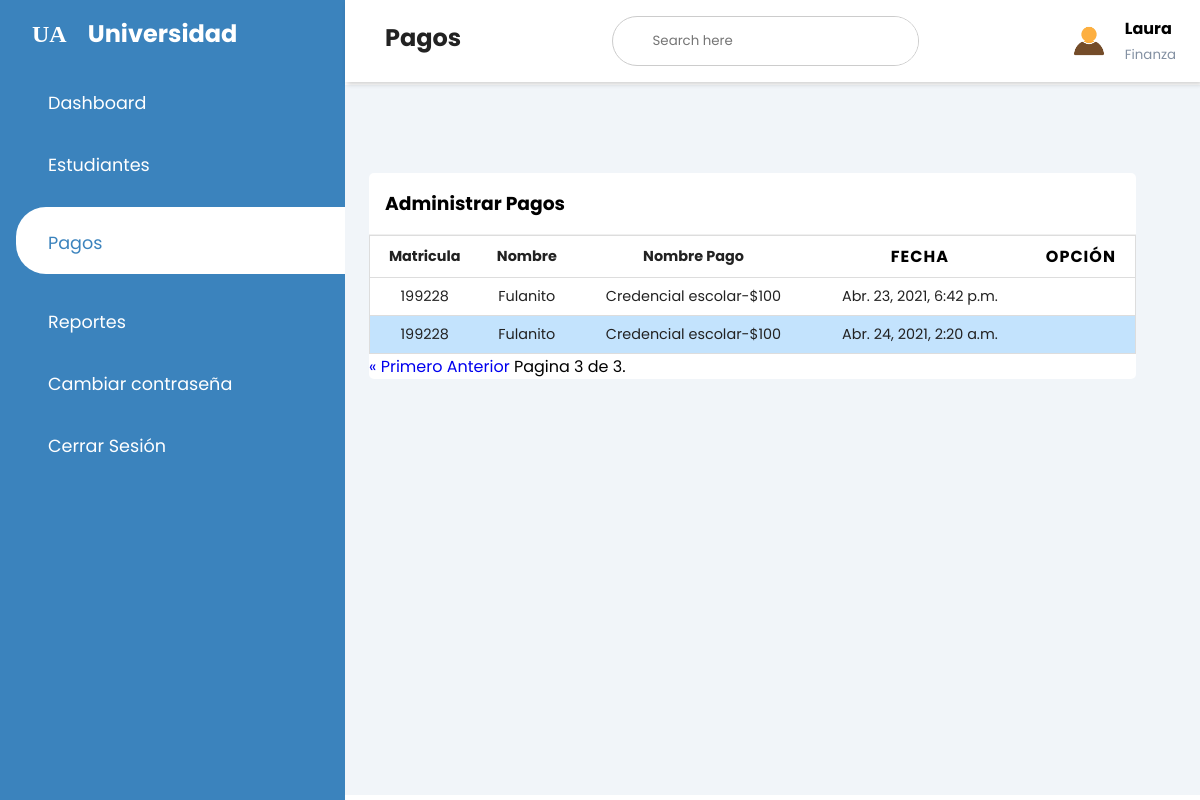
/finance/payments/?page=3 (signed in), run on an earlier commit of the app's database.
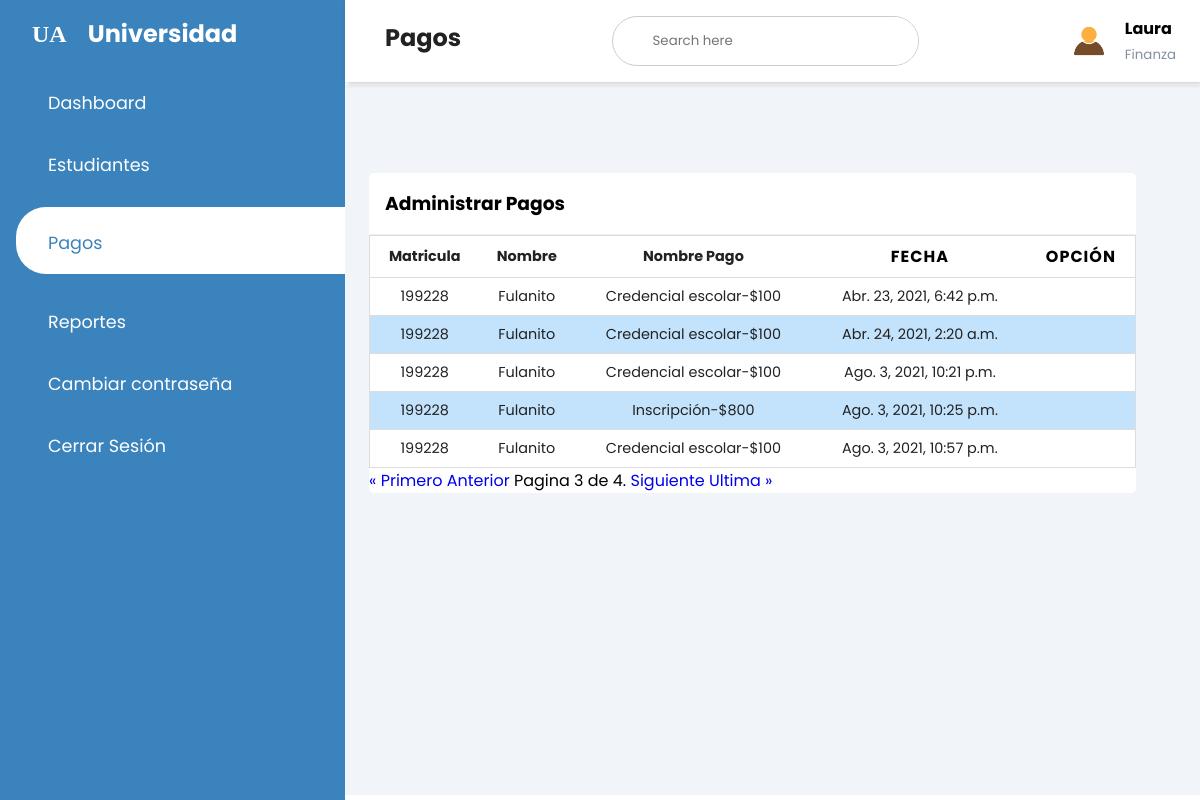
And on a later commit of the database.
### pagos/models.py (models this page shows, shortened)
class Finanza(models.Model):
    ESTATUS = (
			('Activo', 'Activo'),
			('Inactivo', 'Inactivo'),
			)
    user = models.OneToOneField(User, null=True, blank=True, on_delete=models.CASCADE)
    nombre = models.CharField(max_length=100)
    apellido_paterno = models.CharField(max_length=100)
    apellido_materno = models.CharField(max_length=100)
    clave_plantel = models.ForeignKey(Plantel, null=True, blank=True, on_delete=models.CASCADE)
    estatus = models.CharField(max_length=100, choices=ESTATUS)

class Tramite(models.Model):
    ESTADO = (
			('Completado', 'Completado'),
			('En Progreso', 'En Progreso'),
            ('Deuda', 'Deuda'),
			)
    clave_alumno = models.ForeignKey(Alumno, null=True, blank=True, on_delete=models.CASCADE)
    clave_pago = models.ForeignKey(Pago, null=True, blank=True, on_delete=models.CASCADE)
    fecha_tramitado = models.DateTimeField(auto_now_add=True, null=True)
    encargado_tramite = models.ForeignKey(Finanza, null=True, blank=True, on_delete=models.CASCADE)
    pago_parcial = models.CharField(max_length=100)
    proximo_pago = models.DateField(auto_now_add=False, null=True, blank=True)
    monto_adeudo = models.IntegerField(null=True, blank=True)
    estado = models.CharField(max_length=100, choices=ESTADO)

class Alumno(models.Model):
    ESTATUS = (
			('Activo', 'Activo'),
			('Baja', 'Baja'),
            ('Graduado', 'Graduado'),
			)
    matricula = models.CharField(max_length=100, primary_key=True)
    user = models.OneToOneField(User, null=True, blank=True, on_delete=models.CASCADE)
    email = models.CharField(max_length=100,null=True, blank=True)
    nombre = models.CharField(max_length=100,null=True, blank=True)
    apellido = models.CharField(max_length=150, null=True, blank=True)
    direccion = models.CharField(max_length=100, null=True, blank=True)
    telefono = models.CharField(max_length=12, null=True, blank=True)
    clave_carrera = models.ForeignKey(Carrera, null=True, blank=True, on_delete=models.CASCADE)
    clave_plantel = models.ForeignKey(Plantel, null=True, blank=True, on_delete=models.CASCADE)
    estatus = models.CharField(max_length=100, choices=ESTATUS, default=ESTATUS[0][0])
    def __str__(self):
        return '{}'.format(self.matricula)

class Pago(models.Model):
    tipo_pago = models.CharField(max_length=200)
    monto = models.IntegerField(null=True)
    def __str__(self):
        return self.tipo_pago+'-$'+str(self.monto)

### core/decorators.py (the view)
		def wrapper_func(request, *args, **kwargs):
			group = None
			if request.user.groups.exists():
				group = request.user.groups.all()[0].name
			if group in allowed_roles:
				return view_func(request, *args, **kwargs)
			else:
				return HttpResponse('No estás autorizado a ver esta página')

### finance/views.py (called while the page is built)
@login_required(login_url='login')
@allowed_users(allowed_roles=['finanza'])
def pagos(request):
    busqueda = request.GET.get('buscar')
    perfil = request.user.finanza
    pago = Tramite.objects.all()
    if busqueda:
        pago = Tramite.objects.filter(clave_alumno=busqueda)
    paginator = Paginator(pago, 5)
    page_number = request.GET.get('page')
    page_obj = paginator.get_page(page_number)
    return render(request,'finance/pagos.html',{'perfil':perfil, 'page_obj': page_obj})

### finance/templates/finance/pagos.html (shortened to what this page needs)
{% extends 'core/base_finance.html' %}
{% load static %}
{% block titleheader %}Pagos{% endblock %}
{% block content %}
<div class="recent-grid">
	<div class="projects">
		<div class="card">
			<div class="card-header">
				<h3>Administrar Pagos</h3>
			</div>
			<div class="card-body">
				<div class="table-responsive">
					{% if page_obj %}
					<table width="100%">
						<thead>
							<tr>
								<td>Matricula</td>
								<td>Nombre</td>
								<td>Nombre Pago</td>
								<th>Fecha</th>
								<th>Opción</th>
							</tr>
						</thead>
						<tbody>
							{% for pagos in page_obj %}
							<tr>
								<td data-label="Matricula " >{{pagos.clave_alumno}}</td>
								<td data-label="Alumno " >{{pagos.clave_alumno.nombre}}</td>
								<td data-label="Nombre Pago " >{{pagos.clave_pago}}</td>
								<td data-label="Fecha pago " >{{pagos.fecha_tramitado}}</td>
								<td data-label="Registrar pago">
								</td>
							</tr>
							{% endfor %}
						</tbody>
					</table>
					{% else %}
						<h1>No Hay Registros De Alumnos</h1>
					{% endif %}
					<div class="pagination">
						<span class="step-links">
							{% if page_obj.has_previous %}
								<a class="paginador" href="?page=1">&laquo; Primero</a>
								<a class="paginador" href="?page={{ page_obj.previous_page_number }}">Anterior</a>
							{% endif %}
							<span class="current">
								Pagina {{ page_obj.number }} de {{ page_obj.paginator.num_pages }}.
							</span>
							{% if page_obj.has_next %}
								<a class="paginador" href="?page={{ page_obj.next_page_number }}">Siguiente</a>
								<a class="paginador" href="?page={{ page_obj.paginator.num_pages }}">Ultima &raquo;</a>
							{% endif %}
						</span>
					</div>
				</div>
			</div>
		</div>
	</div>
</div>
{% endblock %}

### core/templates/core/base_finance.html (shortened to what this page needs)
{% load static %}
{% load pwa %}
<!DOCTYPE html>
<html lang="en">
<head>
    <link rel = "stylesheet" href = "https://maxst.icons8.com/vue-static/landings/line-awesome/line-awesome/1.3.0/css/line-awesome.min.css" >
    <link rel="stylesheet" href="{% static 'core/css/style.css' %}">
    <link rel="stylesheet" href="{% static 'core/css/tablas.css' %}">
    <link rel="stylesheet" href="{% static 'core/css/toast.css' %}">
</head>
<body>
    <div class="sidebar">
        <div class="sidebar-brand">
            <h2>
                <span>UA</span>
                <span>Universidad</span>
            </h2>
        </div>
        <div class="sidebar-menu">
            <ul>
                <li>
                    <a href="{% url 'home_finance' %}" class="{% if request.path == '/finance/' %}active{% endif %}">
                        <span class="las la-igloo"></span>
                        <span>Dashboard</span>
                    </a>
                </li>
                <li>
                    <a href="{% url 'student_finance' %}" class="{% if request.path == '/finance/student/' %}active{% endif %}">
                        <span class="las la-users"></span>
                        <span>Estudiantes</span>
                    </a>
                </li>
                <li>
                    <a href="{% url 'payments_finance' %}" class="{% if request.path == '/finance/payments/' %}active{% endif %}">
                        <span class="las la-clipboard-list"></span>
                        <span>Pagos</span>
                    </a>
                </li>
                <li>
                    <a href="{% url 'report_finance' %}" class="{% if request.path == '/finance/report/' %}active{% endif %}">
                        <span class="las la-clipboard"></span>
                        <span>Reportes</span>
                    </a>
                </li>
                <li>
                    <a href="{% url 'password_finance' %}" class="{% if request.path == '/finance/reset_password/' %}active{% endif %}">
                        <span class="las la-user-circle"></span>
                        <span>Cambiar contraseña</span>
                    </a>
                </li>
                <li>
                    <a href="{% url 'logout' %}">
                        <span class="la la-sign-out"></span>
                        <span>Cerrar Sesión</span>
                    </a>
                </li>
            </ul>
        </div>
    </div>
    <div class="main-content">
        <header>
            <h2>
                <label for="nav-toggle">
                    <span class="las la-bars"></span>
                </label>
                {% block titleheader %} {% endblock %}
            </h2>
            <div class="search-wrapper">
                <input type="search" placeholder="Search here">
            </div>
            <div class="user-wrapper">
                <img src="{% static 'core/img/avatar.jpg' %}" width="40px" height="40px" alt="">
                <div>
                    <h4>{{perfil.nombre}}</h4>
                    <small>Finanza</small>
                </div>
            </div>
        </header>
        <main>
          {% block content %}{% endblock %}
        </main>
    </div>
</body>
</html>

### core/static/core/css/style.css (style rules this page uses)
* { padding: 0; margin: 0; box-sizing: border-box; list-style-type: none; text-decoration: none; font-family: 'Poppins', sans-serif; }
.sidebar { width: 345px; position: fixed; left: 0; top: 0; height: 100%; background: var(--main-color); z-index: 100; transition: width 300ms; }
.sidebar-brand { height: 90; padding: 1rem 0rem 1rem 2rem; color: white; }
.sidebar-brand span { display: inline-block; padding-right: 1rem; }
.sidebar-brand span:first-child { font-family: fantasy; font-size: 1.5rem; }
.sidebar-menu { margin-top: 1rem; }
.sidebar-menu li { width: 100%; margin-bottom: 1.7rem; padding-left: 1rem; }
.sidebar-menu a { padding-left: 1rem; display: block; color: #fff; font-size: 1.1rem; }
.sidebar-menu a.active { background: #fff; padding-top: 1rem; padding-bottom: 1rem; color: var(--main-color); border-radius: 30px 0px 0px 30px; }
.sidebar-menu a span:first-child { font-size: 1.5rem; padding-right: 1rem; }
.main-content { transition: margin-left 300ms; margin-left: 345px; }
header { background: #fff; display: flex; justify-content: space-between; padding: 1rem 1.5rem; box-shadow: 2px 2px 5px rgba(0, 0, 0, 0.2); position: fixed; left: 345px; width: calc(100% - 345px); top: 0; z-index: 100; transition: left 300ms; }
header h2 { color: #222; }
header label span { font-size: 1.7rem; padding-right: 1rem; }
.search-wrapper { border: 1px solid #ccc; border-radius: 30px; height: 50px; display: flex; align-items: center; overflow-x: hidden; }
.search-wrapper input { height: 100%; padding: .5rem; border: none; outline: none; }
.user-wrapper { display: flex; align-items: center; }
.user-wrapper img { border-radius: 50%; margin-right: 1rem; }
.user-wrapper small { display: inline-block; color: var(--text-grey); }
main { margin-top: 85px; padding: 2rem 1.5rem; background: #f1f5f9; min-height: calc(100vh - 90px); }
.recent-grid { margin-top: 3.5rem; display: grid; grid-gap: 2rem; grid-template-columns: 95% auto; }
.card { background: #fff; border-radius: 5px; }
.card-header { padding: 1rem; }
.card-header { display: flex; justify-content: space-between; align-items: center; border-bottom: 1px solid #f0f0f0; }
table { border-collapse: collapse; }
thead tr { border-top: 1px solid #f0f0f0; border-bottom: 1px solid #f0f0f0; }
thead td { font-weight: 700; }
td { padding: .5rem 1rem; font-size: .9rem; color: #222; }
.table-responsive { width: 100%; overflow-x: auto; }

### core/static/core/css/tablas.css (style rules this page uses)
table { border: 1px solid #ccc; width: 100%; margin: 0; padding: 0; border-collapse: collapse; border-spacing: 0; }
table tr { border: 1px solid #ddd; padding: 5px; }
table tr:nth-child(even) { background-color: var(--color-blue); }
table td, table th { padding: 8px; text-align: center; }
table th { text-transform: uppercase; font-family: 18px; letter-spacing: 1px; }

### core/static/core/css/config.css (style rules this page uses)
:root { --main-color: #3B83BD; --color-dark: #1D2231; --text-grey: #8390A2; --color-blue: #C3E3FD; --color-hover: #C9E9FC; }

What changed in the data, as far as the page shows it:
added Tramite: clave_alumno "199228", clave_alumno.nombre "Fulanito", clave_pago "Credencial escolar-$100", fecha_tramitado "Ago. 3, 2021, 10:21 p.m."
added Tramite: clave_alumno "199228", clave_alumno.nombre "Fulanito", clave_pago "Inscripción-$800", fecha_tramitado "Ago. 3, 2021, 10:25 p.m."
added Tramite: clave_alumno "199228", clave_alumno.nombre "Fulanito", clave_pago "Credencial escolar-$100", fecha_tramitado "Ago. 3, 2021, 10:57 p.m."
Also different on the page:
{{ page_obj.paginator.num_pages }}: "3" → "4"
text now shown: "Siguiente Ultima »"
